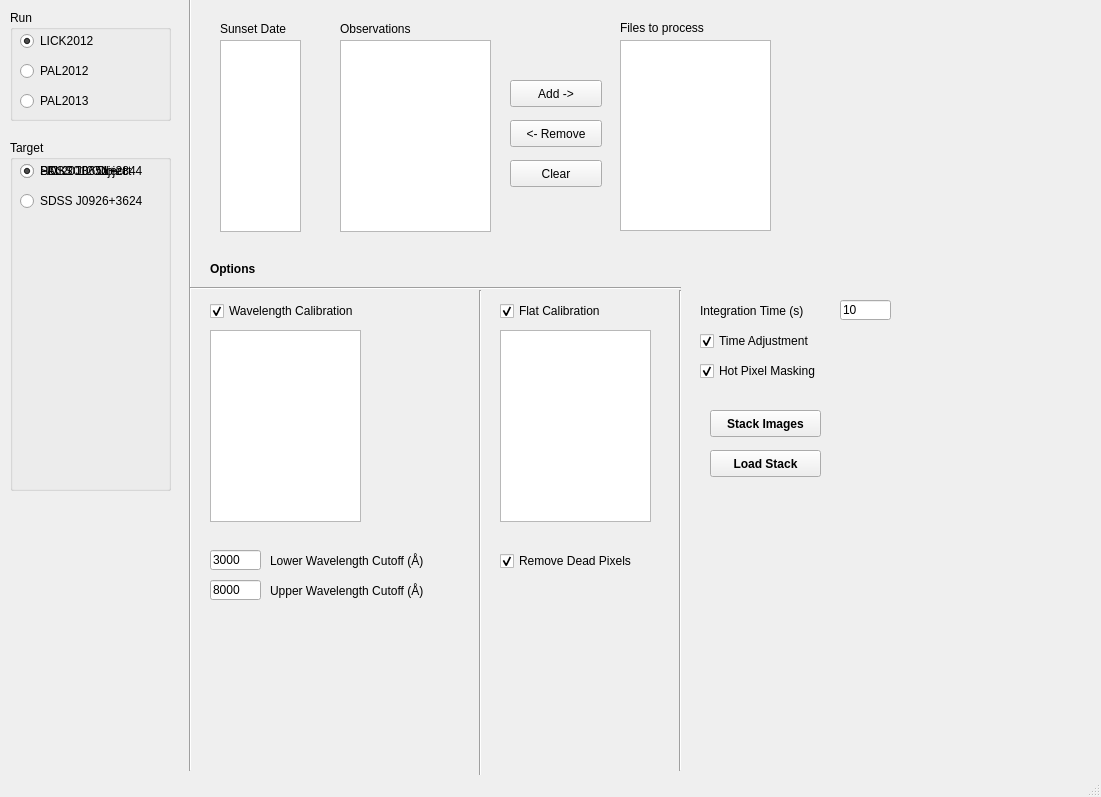
<?xml version="1.0" encoding="UTF-8"?>
<ui version="4.0">
 <class>DisplayStack_gui</class>
 <widget class="QMainWindow" name="DisplayStack_gui">
  <property name="geometry">
   <rect>
    <x>0</x>
    <y>0</y>
    <width>1101</width>
    <height>797</height>
   </rect>
  </property>
  <property name="windowTitle">
   <string>Display Stack Options</string>
  </property>
  <widget class="QWidget" name="centralwidget">
   <widget class="QGroupBox" name="runGroup">
    <property name="geometry">
     <rect>
      <x>10</x>
      <y>10</y>
      <width>161</width>
      <height>111</height>
     </rect>
    </property>
    <property name="title">
     <string>Run</string>
    </property>
    <widget class="QRadioButton" name="lick2012Button">
     <property name="geometry">
      <rect>
       <x>10</x>
       <y>20</y>
       <width>108</width>
       <height>22</height>
      </rect>
     </property>
     <property name="text">
      <string>LICK2012</string>
     </property>
     <property name="checked">
      <bool>true</bool>
     </property>
    </widget>
    <widget class="QRadioButton" name="pal2012Button">
     <property name="geometry">
      <rect>
       <x>10</x>
       <y>50</y>
       <width>108</width>
       <height>22</height>
      </rect>
     </property>
     <property name="text">
      <string>PAL2012</string>
     </property>
     <property name="checked">
      <bool>false</bool>
     </property>
    </widget>
    <widget class="QRadioButton" name="pal2013Button">
     <property name="geometry">
      <rect>
       <x>10</x>
       <y>80</y>
       <width>108</width>
       <height>22</height>
      </rect>
     </property>
     <property name="text">
      <string>PAL2013</string>
     </property>
    </widget>
   </widget>
   <widget class="QGroupBox" name="targetGroup">
    <property name="enabled">
     <bool>true</bool>
    </property>
    <property name="geometry">
     <rect>
      <x>10</x>
      <y>140</y>
      <width>161</width>
      <height>351</height>
     </rect>
    </property>
    <property name="title">
     <string>Target</string>
    </property>
    <widget class="QRadioButton" name="sdss0651Button">
     <property name="geometry">
      <rect>
       <x>10</x>
       <y>20</y>
       <width>151</width>
       <height>22</height>
      </rect>
     </property>
     <property name="text">
      <string>SDSS J0651+2844</string>
     </property>
     <property name="checked">
      <bool>false</bool>
     </property>
    </widget>
    <widget class="QRadioButton" name="sdss0926Button">
     <property name="geometry">
      <rect>
       <x>10</x>
       <y>50</y>
       <width>151</width>
       <height>22</height>
      </rect>
     </property>
     <property name="text">
      <string>SDSS J0926+3624</string>
     </property>
     <property name="checked">
      <bool>false</bool>
     </property>
    </widget>
    <widget class="QRadioButton" name="pal2013ObjectButton">
     <property name="geometry">
      <rect>
       <x>10</x>
       <y>20</y>
       <width>151</width>
       <height>22</height>
      </rect>
     </property>
     <property name="text">
      <string>PAL2013 Object</string>
     </property>
     <property name="checked">
      <bool>false</bool>
     </property>
    </widget>
    <widget class="QRadioButton" name="lick2012ObjectButton">
     <property name="geometry">
      <rect>
       <x>10</x>
       <y>20</y>
       <width>151</width>
       <height>22</height>
      </rect>
     </property>
     <property name="text">
      <string>LICK2012 Object</string>
     </property>
     <property name="checked">
      <bool>true</bool>
     </property>
    </widget>
   </widget>
   <widget class="QLineEdit" name="integrationTimeLine">
    <property name="geometry">
     <rect>
      <x>840</x>
      <y>300</y>
      <width>51</width>
      <height>20</height>
     </rect>
    </property>
    <property name="text">
     <string>10</string>
    </property>
   </widget>
   <widget class="QLabel" name="integrationTimeLabel">
    <property name="geometry">
     <rect>
      <x>700</x>
      <y>300</y>
      <width>141</width>
      <height>21</height>
     </rect>
    </property>
    <property name="text">
     <string>Integration Time (s)</string>
    </property>
   </widget>
   <widget class="QLabel" name="lowerWavelengthCutoffLabel">
    <property name="geometry">
     <rect>
      <x>270</x>
      <y>550</y>
      <width>231</width>
      <height>21</height>
     </rect>
    </property>
    <property name="text">
     <string>Lower Wavelength Cutoff (Å)</string>
    </property>
   </widget>
   <widget class="QLineEdit" name="lowerWavelengthCutoffLine">
    <property name="enabled">
     <bool>true</bool>
    </property>
    <property name="geometry">
     <rect>
      <x>210</x>
      <y>550</y>
      <width>51</width>
      <height>20</height>
     </rect>
    </property>
    <property name="acceptDrops">
     <bool>true</bool>
    </property>
    <property name="text">
     <string>3000</string>
    </property>
    <property name="frame">
     <bool>true</bool>
    </property>
   </widget>
   <widget class="QLineEdit" name="upperWavelengthCutoffLine">
    <property name="geometry">
     <rect>
      <x>210</x>
      <y>580</y>
      <width>51</width>
      <height>20</height>
     </rect>
    </property>
    <property name="text">
     <string>8000</string>
    </property>
   </widget>
   <widget class="QLabel" name="upperWavelengthCutoffLabel">
    <property name="geometry">
     <rect>
      <x>270</x>
      <y>580</y>
      <width>231</width>
      <height>21</height>
     </rect>
    </property>
    <property name="text">
     <string>Upper Wavelength Cutoff (Å)</string>
    </property>
   </widget>
   <widget class="QCheckBox" name="wavelengthCalibrationBox">
    <property name="geometry">
     <rect>
      <x>210</x>
      <y>300</y>
      <width>231</width>
      <height>22</height>
     </rect>
    </property>
    <property name="text">
     <string>Wavelength Calibration</string>
    </property>
    <property name="checked">
     <bool>true</bool>
    </property>
   </widget>
   <widget class="QCheckBox" name="flatCalibrationBox">
    <property name="geometry">
     <rect>
      <x>500</x>
      <y>300</y>
      <width>191</width>
      <height>22</height>
     </rect>
    </property>
    <property name="text">
     <string>Flat Calibration</string>
    </property>
    <property name="checked">
     <bool>true</bool>
    </property>
   </widget>
   <widget class="QCheckBox" name="hotPixelBox">
    <property name="geometry">
     <rect>
      <x>700</x>
      <y>360</y>
      <width>191</width>
      <height>22</height>
     </rect>
    </property>
    <property name="text">
     <string>Hot Pixel Masking</string>
    </property>
    <property name="checked">
     <bool>true</bool>
    </property>
   </widget>
   <widget class="Line" name="line_2">
    <property name="geometry">
     <rect>
      <x>180</x>
      <y>-40</y>
      <width>20</width>
      <height>811</height>
     </rect>
    </property>
    <property name="orientation">
     <enum>Qt::Vertical</enum>
    </property>
   </widget>
   <widget class="QCheckBox" name="deadPixelBox">
    <property name="geometry">
     <rect>
      <x>500</x>
      <y>550</y>
      <width>171</width>
      <height>22</height>
     </rect>
    </property>
    <property name="text">
     <string>Remove Dead Pixels</string>
    </property>
    <property name="checked">
     <bool>true</bool>
    </property>
   </widget>
   <widget class="QPushButton" name="stackButton">
    <property name="geometry">
     <rect>
      <x>710</x>
      <y>410</y>
      <width>111</width>
      <height>27</height>
     </rect>
    </property>
    <property name="font">
     <font>
      <weight>75</weight>
      <bold>true</bold>
     </font>
    </property>
    <property name="text">
     <string>Stack Images</string>
    </property>
   </widget>
   <widget class="QLabel" name="label">
    <property name="geometry">
     <rect>
      <x>210</x>
      <y>260</y>
      <width>62</width>
      <height>17</height>
     </rect>
    </property>
    <property name="font">
     <font>
      <weight>75</weight>
      <bold>true</bold>
     </font>
    </property>
    <property name="text">
     <string>Options</string>
    </property>
   </widget>
   <widget class="QCheckBox" name="timeAdjustmentBox">
    <property name="geometry">
     <rect>
      <x>700</x>
      <y>330</y>
      <width>201</width>
      <height>22</height>
     </rect>
    </property>
    <property name="text">
     <string>Time Adjustment</string>
    </property>
    <property name="checked">
     <bool>true</bool>
    </property>
   </widget>
   <widget class="QListWidget" name="obsList">
    <property name="geometry">
     <rect>
      <x>340</x>
      <y>40</y>
      <width>151</width>
      <height>192</height>
     </rect>
    </property>
   </widget>
   <widget class="QLabel" name="obsTimeLabel">
    <property name="geometry">
     <rect>
      <x>340</x>
      <y>20</y>
      <width>151</width>
      <height>17</height>
     </rect>
    </property>
    <property name="font">
     <font>
      <weight>50</weight>
      <bold>false</bold>
     </font>
    </property>
    <property name="text">
     <string>Observations</string>
    </property>
   </widget>
   <widget class="QPushButton" name="addButton">
    <property name="geometry">
     <rect>
      <x>510</x>
      <y>80</y>
      <width>92</width>
      <height>27</height>
     </rect>
    </property>
    <property name="text">
     <string>Add -&gt;</string>
    </property>
   </widget>
   <widget class="QPushButton" name="removeButton">
    <property name="geometry">
     <rect>
      <x>510</x>
      <y>120</y>
      <width>92</width>
      <height>27</height>
     </rect>
    </property>
    <property name="text">
     <string>&lt;- Remove</string>
    </property>
   </widget>
   <widget class="QPushButton" name="clearButton">
    <property name="geometry">
     <rect>
      <x>510</x>
      <y>160</y>
      <width>92</width>
      <height>27</height>
     </rect>
    </property>
    <property name="text">
     <string>Clear</string>
    </property>
   </widget>
   <widget class="QListWidget" name="inputList">
    <property name="geometry">
     <rect>
      <x>620</x>
      <y>40</y>
      <width>151</width>
      <height>191</height>
     </rect>
    </property>
   </widget>
   <widget class="QLabel" name="label_2">
    <property name="geometry">
     <rect>
      <x>620</x>
      <y>20</y>
      <width>131</width>
      <height>16</height>
     </rect>
    </property>
    <property name="text">
     <string>Files to process</string>
    </property>
   </widget>
   <widget class="QListWidget" name="wavelengthList">
    <property name="geometry">
     <rect>
      <x>210</x>
      <y>330</y>
      <width>151</width>
      <height>192</height>
     </rect>
    </property>
   </widget>
   <widget class="QListWidget" name="flatList">
    <property name="geometry">
     <rect>
      <x>500</x>
      <y>330</y>
      <width>151</width>
      <height>192</height>
     </rect>
    </property>
   </widget>
   <widget class="QListWidget" name="sunsetList">
    <property name="geometry">
     <rect>
      <x>220</x>
      <y>40</y>
      <width>81</width>
      <height>192</height>
     </rect>
    </property>
   </widget>
   <widget class="QLabel" name="sunsetLabel">
    <property name="geometry">
     <rect>
      <x>220</x>
      <y>20</y>
      <width>91</width>
      <height>17</height>
     </rect>
    </property>
    <property name="text">
     <string>Sunset Date</string>
    </property>
   </widget>
   <widget class="Line" name="line">
    <property name="geometry">
     <rect>
      <x>190</x>
      <y>280</y>
      <width>491</width>
      <height>16</height>
     </rect>
    </property>
    <property name="orientation">
     <enum>Qt::Horizontal</enum>
    </property>
   </widget>
   <widget class="Line" name="line_3">
    <property name="geometry">
     <rect>
      <x>470</x>
      <y>290</y>
      <width>20</width>
      <height>511</height>
     </rect>
    </property>
    <property name="orientation">
     <enum>Qt::Vertical</enum>
    </property>
   </widget>
   <widget class="Line" name="line_4">
    <property name="geometry">
     <rect>
      <x>670</x>
      <y>290</y>
      <width>21</width>
      <height>481</height>
     </rect>
    </property>
    <property name="orientation">
     <enum>Qt::Vertical</enum>
    </property>
   </widget>
   <widget class="QPushButton" name="loadStackButton">
    <property name="geometry">
     <rect>
      <x>710</x>
      <y>450</y>
      <width>111</width>
      <height>27</height>
     </rect>
    </property>
    <property name="font">
     <font>
      <weight>75</weight>
      <bold>true</bold>
     </font>
    </property>
    <property name="text">
     <string>Load Stack</string>
    </property>
   </widget>
  </widget>
  <widget class="QMenuBar" name="menubar">
   <property name="geometry">
    <rect>
     <x>0</x>
     <y>0</y>
     <width>1101</width>
     <height>25</height>
    </rect>
   </property>
  </widget>
  <widget class="QStatusBar" name="statusbar"/>
 </widget>
 <resources/>
 <connections/>
</ui>
